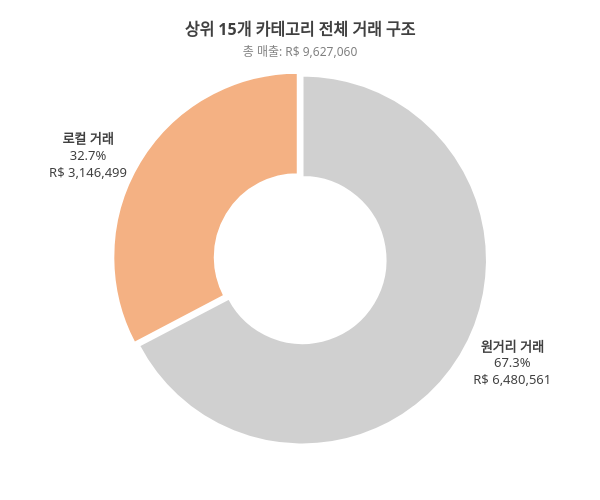
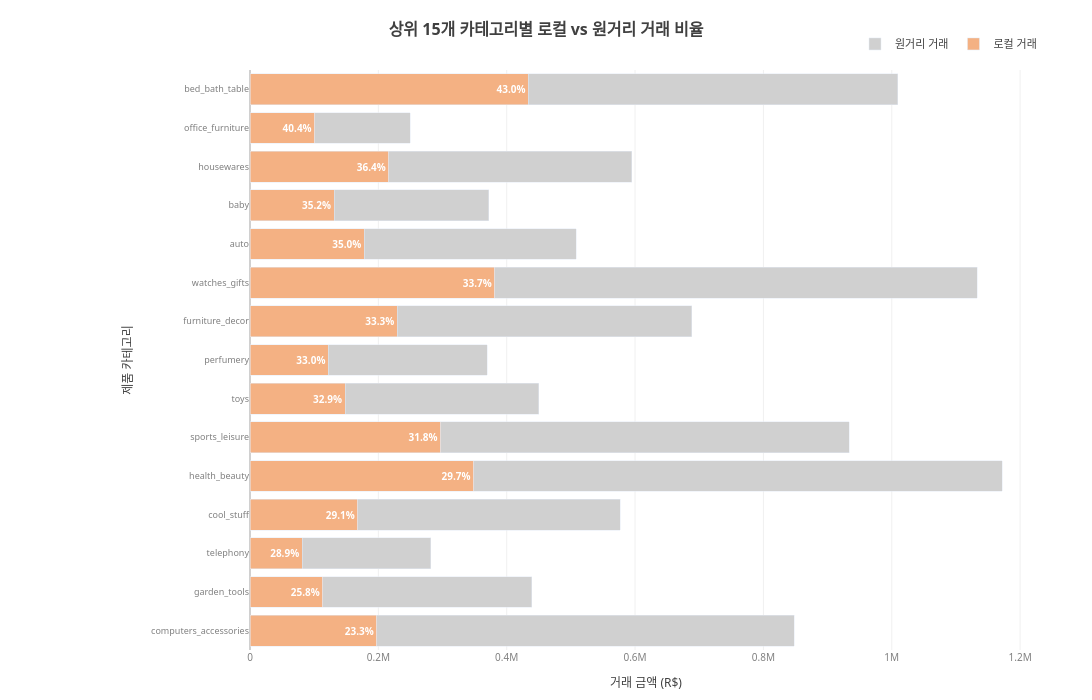

Notebook code for these charts, in order:
### Code cell
# %%
# 발표자료 컨셉에 맞는 부드러운 컬러 테마
print("발표자료 컨셉 맞춤 도넛 차트 (연한 톤)")

total_local_top15 = top_15_categories['Local'].sum()
total_cross_top15 = top_15_categories['Cross-State'].sum()
total_top15 = total_local_top15 + total_cross_top15

# 발표자료에 맞는 연한 컬러 테마
theme_orange_light = '#F4B183'  # 연한 오렌지 (발표자료 스타일)
theme_gray_light = '#D0D0D0'    # 연한 회색
theme_text_dark = '#404040'     # 부드러운 진회색 텍스트
theme_text_light = '#808080'    # 연한 회색 텍스트

fig_donut_soft = go.Figure(data=[go.Pie(
    labels=['로컬 거래', '원거리 거래'],
    values=[total_local_top15, total_cross_top15],
    hole=.45,
    marker_colors=[theme_orange_light, theme_gray_light],
    textinfo='label+percent+value',
    texttemplate='<b>%{label}</b><br>%{percent}<br>R$ %{value:,.0f}',
    textfont=dict(size=13, color=theme_text_dark, family="Segoe UI"),
    textposition='outside',
    pull=[0.03, 0],  # 더 미묘한 분리
    marker=dict(
        line=dict(color='#FFFFFF', width=2)  # 깔끔한 구분선
    )
)])

fig_donut_soft.update_layout(
    title=dict(
        text=f"<b style='color:{theme_text_dark}'>상위 15개 카테고리 전체 거래 구조</b><br><span style='font-size:12px; color:{theme_text_light}'>총 매출: R$ {total_top15:,.0f}</span>",
        x=0.5,
        font=dict(size=16, color=theme_text_dark, family="Segoe UI")
    ),
    width=600,
    height=500,
    paper_bgcolor='rgba(0,0,0,0)',  # 투명 배경
    plot_bgcolor='rgba(0,0,0,0)',   # 투명 배경
    font=dict(color=theme_text_dark, family="Segoe UI"),
    margin=dict(l=50, r=50, t=70, b=50),
    showlegend=False
)

fig_donut_soft.show()

# %%
# 카테고리 차트도 동일한 톤으로 수정
print("발표자료 컨셉 맞춤 카테고리 차트 (연한 톤)")

top_15_sorted_soft = top_15_categories.sort_values('local_ratio', ascending=True)

fig_category_soft = go.Figure()

# 로컬 거래 (연한 오렌지)
fig_category_soft.add_trace(go.Bar(
    y=top_15_sorted_soft.index,
    x=top_15_sorted_soft['Local'],
    name='로컬 거래',
    marker_color=theme_orange_light,
    orientation='h',
    text=[f"{ratio:.1f}%" for ratio in top_15_sorted_soft['local_ratio']],
    textposition='inside',
    textfont=dict(size=10, color='#FFFFFF', family="Segoe UI", weight="bold")
))

# 원거리 거래 (연한 회색)
fig_category_soft.add_trace(go.Bar(
    y=top_15_sorted_soft.index,
    x=top_15_sorted_soft['Cross-State'],
    name='원거리 거래',
    marker_color=theme_gray_light,
    orientation='h'
))

fig_category_soft.update_layout(
    title=dict(
        text=f"<b style='color:{theme_text_dark}'>상위 15개 카테고리별 로컬 vs 원거리 거래 비율</b>",
        x=0.5,
        font=dict(size=16, color=theme_text_dark, family="Segoe UI")
    ),
    xaxis=dict(
        title="거래 금액 (R$)",
        titlefont=dict(color=theme_text_dark, family="Segoe UI", size=12),
        tickfont=dict(color=theme_text_light, family="Segoe UI", size=10),
        gridcolor='#F0F0F0',  # 매우 연한 그리드
        zerolinecolor=theme_gray_light,
        showgrid=True
    ),
    yaxis=dict(
        title="제품 카테고리",
        titlefont=dict(color=theme_text_dark, family="Segoe UI", size=12),
        tickfont=dict(color=theme_text_light, family="Segoe UI", size=9),
        gridcolor='#F0F0F0',
        showgrid=False
    ),
    barmode='stack',
    width=1200,
    height=700,
    paper_bgcolor='rgba(0,0,0,0)',
    plot_bgcolor='rgba(0,0,0,0)',
    legend=dict(
        orientation="h", 
        yanchor="bottom", 
        y=1.02, 
        xanchor="right", 
        x=1,
        font=dict(color=theme_text_dark, family="Segoe UI", size=11)
    ),
    margin=dict(l=250, r=50, t=70, b=50),
    font=dict(color=theme_text_dark, family="Segoe UI")
)

fig_category_soft.show()

# %%
# 네트워크 맵도 연한 톤으로 수정
print("발표자료 컨셉 맞춤 네트워크 맵 (연한 톤)")

fig_network_soft = go.Figure()

# 배경 흐름선 (매우 연한 회색)
for _, r in flows[~flows["sp_flow"]].iterrows():
    fig_network_soft.add_trace(go.Scattergeo(
        lon=[r['seller_lng'], r['customer_lng']],
        lat=[r['seller_lat'], r['customer_lat']],
        mode='lines',
        line=dict(width=float(r['line_width']), color='#E8E8E8'),  # 매우 연한 회색
        hoverinfo='text',
        text=(f"판매자→고객: {r['seller_state']} → {r['customer_state']}<br>"
              f"거래금액: R$ {r['total_value']:,.0f}"),
        showlegend=False
    ))

# SP 관련 흐름선 (연한 오렌지)
for _, r in flows[flows["sp_flow"]].iterrows():
    fig_network_soft.add_trace(go.Scattergeo(
        lon=[r['seller_lng'], r['customer_lng']],
        lat=[r['seller_lat'], r['customer_lat']],
        mode='lines',
        line=dict(width=float(r['line_width']) + 0.5, color=theme_orange_light),
        hoverinfo='text',
        text=(f"판매자→고객: {r['seller_state']} → {r['customer_state']}<br>"
              f"거래금액: R$ {r['total_value']:,.0f}"),
        showlegend=False
    ))

# 일반 주 노드 (연한 회색)
non_sp_nodes = nodes[~nodes["state"].eq("SP")]
fig_network_soft.add_trace(go.Scattergeo(
    lon=non_sp_nodes['state_lng'], 
    lat=non_sp_nodes['state_lat'],
    mode='markers+text', 
    text=non_sp_nodes['state'], 
    textposition='top center',
    marker=dict(
        size=non_sp_nodes['size_adj'], 
        color=theme_gray_light,
        line=dict(color='#FFFFFF', width=1.5), 
        opacity=0.8
    ),
    name='일반 주',
    textfont=dict(color=theme_text_dark, size=10, family="Segoe UI"),
    hovertemplate="주: %{text}<extra></extra>"
))

# SP 노드 (연한 오렌지)
sp_nodes = nodes[nodes["state"].eq("SP")]
fig_network_soft.add_trace(go.Scattergeo(
    lon=sp_nodes['state_lng'], 
    lat=sp_nodes['state_lat'],
    mode='markers+text', 
    text=sp_nodes['state'], 
    textposition='top center',
    marker=dict(
        size=sp_nodes['size_adj'], 
        color=theme_orange_light,
        line=dict(color='#FFFFFF', width=2), 
        opacity=1.0
    ),
    name='SP (허브)',
    textfont=dict(color=theme_text_dark, size=12, family="Segoe UI"),
    hovertemplate="주: %{text}<extra></extra>"
))

fig_network_soft.update_layout(
    title=dict(
        text=f"<b style='color:{theme_text_dark}'>브라질 지역간 거래 네트워크</b>",
        x=0.5,
        font=dict(size=16, color=theme_text_dark, family="Segoe UI")
    ),
    showlegend=True,
    legend=dict(
        orientation="h", 
        yanchor="bottom", 
        y=1.02, 
        xanchor="right", 
        x=1,
        font=dict(color=theme_text_dark, family="Segoe UI", size=11)
    ),
    geo=dict(
        scope='south america',
        projection_type='equirectangular',
        showcountries=True, 
        showland=True,
        landcolor='#F8F8F8',  # 매우 연한 배경
        countrycolor='#E0E0E0',  # 연한 테두리
        coastlinecolor='#D0D0D0',
        lataxis=dict(range=[-35, 7]), 
        lonaxis=dict(range=[-75, -30]),
        fitbounds="locations", 
        bgcolor='rgba(0,0,0,0)'
    ),
    paper_bgcolor='rgba(0,0,0,0)', 
    plot_bgcolor='rgba(0,0,0,0)',
    margin=dict(l=10, r=10, t=60, b=10),
    font=dict(color=theme_text_dark, family="Segoe UI")
)

fig_network_soft.show()

### Figure 1 — Plotly figure (JSON) as saved in the notebook; plotly's stock layout.template omitted (floating-point values rounded to 4 significant figures)
{"data": [{"hole": 0.45, "labels": ["로컬 거래", "원거리 거래"], "marker": {"colors": ["#F4B183", "#D0D0D0"], "line": {"color": "#FFFFFF", "width": 2}}, "pull": [0.03, 0], "textfont": {"color": "#404040", "family": "Segoe UI", "size": 13}, "textinfo": "label+percent+value", "textposition": "outside", "texttemplate": "<b>%{label}</b><br>%{percent}<br>R$ %{value:,.0f}", "type": "pie", "values": [3146000.0, 6481000.0]}], "layout": {"font": {"color": "#404040", "family": "Segoe UI"}, "height": 500, "margin": {"b": 50, "l": 50, "r": 50, "t": 70}, "paper_bgcolor": "rgba(0,0,0,0)", "plot_bgcolor": "rgba(0,0,0,0)", "showlegend": false, "title": {"font": {"color": "#404040", "family": "Segoe UI", "size": 16}, "text": "<b style='color:#404040'>상위 15개 카테고리 전체 거래 구조</b><br><span style='font-size:12px; color:#808080'>총 매출: R$ 9,627,060</span>", "x": 0.5}, "width": 600}}

### Figure 2 — Plotly figure (JSON) as saved in the notebook; plotly's stock layout.template omitted (floating-point values rounded to 4 significant figures)
{"data": [{"marker": {"color": "#F4B183"}, "name": "로컬 거래", "orientation": "h", "text": ["23.3%", "25.8%", "28.9%", "29.1%", "29.7%", "31.8%", "32.9%", "33.0%", "33.3%", "33.7%", "35.0%", "35.2%", "36.4%", "40.4%", "43.0%"], "textfont": {"color": "#FFFFFF", "family": "Segoe UI", "size": 10, "weight": "bold"}, "textposition": "inside", "type": "bar", "x": [197500.0, 113400.0, 81360.0, 168000.0, 348300.0, 296900.0, 148200.0, 122200.0, 229400.0, 381500.0, 178000.0, 130900.0, 216300.0, 100700.0, 434000.0], "y": ["computers_accessories", "garden_tools", "telephony", "cool_stuff", "health_beauty", "sports_leisure", "toys", "perfumery", "furniture_decor", "watches_gifts", "auto", "baby", "housewares", "office_furniture", "bed_bath_table"]}, {"marker": {"color": "#D0D0D0"}, "name": "원거리 거래", "orientation": "h", "type": "bar", "x": [650700.0, 325600.0, 200500.0, 408700.0, 824100.0, 636600.0, 302000.0, 247900.0, 458500.0, 751700.0, 330300.0, 241300.0, 378400.0, 148700.0, 575600.0], "y": ["computers_accessories", "garden_tools", "telephony", "cool_stuff", "health_beauty", "sports_leisure", "toys", "perfumery", "furniture_decor", "watches_gifts", "auto", "baby", "housewares", "office_furniture", "bed_bath_table"]}], "layout": {"barmode": "stack", "font": {"color": "#404040", "family": "Segoe UI"}, "height": 700, "legend": {"font": {"color": "#404040", "family": "Segoe UI", "size": 11}, "orientation": "h", "x": 1, "xanchor": "right", "y": 1.02, "yanchor": "bottom"}, "margin": {"b": 50, "l": 250, "r": 50, "t": 70}, "paper_bgcolor": "rgba(0,0,0,0)", "plot_bgcolor": "rgba(0,0,0,0)", "title": {"font": {"color": "#404040", "family": "Segoe UI", "size": 16}, "text": "<b style='color:#404040'>상위 15개 카테고리별 로컬 vs 원거리 거래 비율</b>", "x": 0.5}, "width": 1200, "xaxis": {"gridcolor": "#F0F0F0", "showgrid": true, "tickfont": {"color": "#808080", "family": "Segoe UI", "size": 10}, "title": {"font": {"color": "#404040", "family": "Segoe UI", "size": 12}, "text": "거래 금액 (R$)"}, "zerolinecolor": "#D0D0D0"}, "yaxis": {"gridcolor": "#F0F0F0", "showgrid": false, "tickfont": {"color": "#808080", "family": "Segoe UI", "size": 9}, "title": {"font": {"color": "#404040", "family": "Segoe UI", "size": 12}, "text": "제품 카테고리"}}}}
